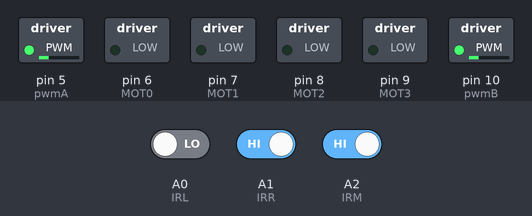
The sketch below on a simulated Arduino Uno, built with avr-gcc and run on an emulated ATmega328P. Shown: switched loads named in the sketch (green lamp = pin HIGH). The test bench sets the inputs (shaded band); at power-on: A2 (IRM) HIGH, A0 (IRL) LOW, A1 (IRR) HIGH.

Above: at 1.2 s.
1.3 s: A2 (IRM) driven LOW
At 2.5 s:
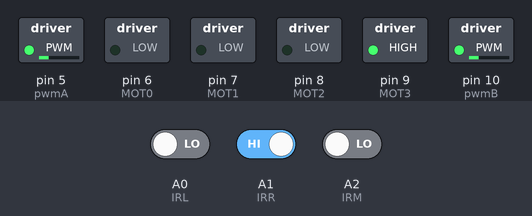
2.8 s: A0 (IRL) driven HIGH
At 3.7 s:
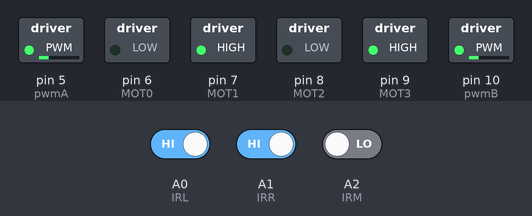
4.3 s: A0 (IRL) driven LOW
At 4.8 s:
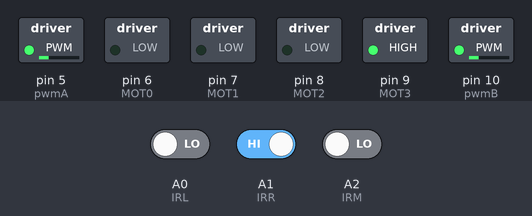
Timing chart, 0 to 7.3 s (numbered marks = the images above; inputs shaded):
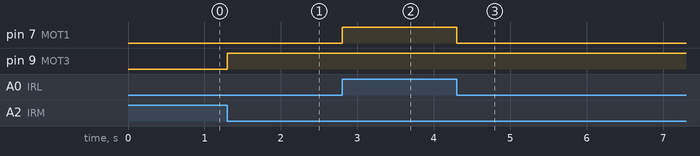

The sketch:

round_1.ino.ino
```cpp
/*
 * This is a very basic code for a line follower robot
 */

#define black 1
#define white 0

//sensor pins
const int IRL = A0;
const int IRR = A1;
const int IRM = A2;


//Motor control pins-
const int pwmA = 5;
const int MOT0 = 6;
const int MOT1 = 7;
const int MOT2 = 8;
const int MOT3 = 9;
const int pwmB = 10;
void setup() {
  pinMode(MOT0, OUTPUT);
  pinMode(MOT1, OUTPUT);
  pinMode(MOT2, OUTPUT);
  pinMode(MOT3, OUTPUT);
  pinMode(IRL, INPUT);
  pinMode(IRR, INPUT);
  analogWrite(pwmA, 60);
  analogWrite(pwmB, 60);
}
void loop() {

  int S1 = digitalRead(IRL);
  int S2 = digitalRead(IRR);
  int S3 = digitalRead(IRM);
  // print the sensor values:

  //Conditions to drive line folower appropriately
  if ((S1 == black &&  S2 == white) ||(S1 == black &&  S2 == black && S3==white)) {
    //forward
    digitalWrite(MOT0, LOW);
    digitalWrite(MOT1, HIGH);
    digitalWrite(MOT2, LOW);
    digitalWrite(MOT3, HIGH);
  }
  else if ((S1== black && S2== white && S3==black) || (S1== black && S2==white && S3==white)) {
    //right
    digitalWrite(MOT0, LOW);
    digitalWrite(MOT1, HIGH);
    digitalWrite(MOT2, LOW);
    digitalWrite(MOT3, LOW);
  }
   else if (S1==white && S2==black && S3==white) {
    //left
    digitalWrite(MOT0, LOW);
    digitalWrite(MOT1, LOW);
    digitalWrite(MOT2, LOW);
    digitalWrite(MOT3, HIGH);
   }


}
```

Measured:
- after the input at 1.3 s, pin 9 (MOT3): LOW → HIGH at once
- after the input at 2.8 s, pin 7 (MOT1): LOW → HIGH at once
- after the input at 4.3 s, pin 7 (MOT1): HIGH → LOW at once
